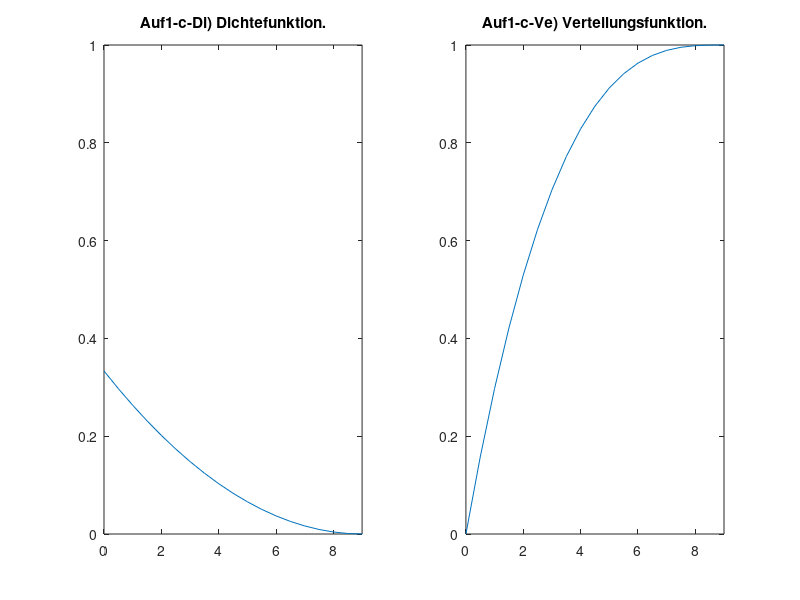

This chart was generated by the following MATLAB code:
function Aufgabe10_01
aufgabe01();
endfunction

function erg = f(x)
  erg = (9 - x).^2;
endfunction

function aufgabe01
	disp("Aufgabe 1");
	x = [0:0.5:9];
  
% die Wahrscheinlichkeit, dass eine stetige Zufallsvariable X
% einen bestimmten Wert x annimmt, ist stets Null
% Grund dafür ist, dass die Fläche über einem Punkt x gleich Null ist
  
	% a)
	disp("a)");
	q = quad (@f, 0, 9) % Integral von 0 bis 9
	c = 1/q % weil Flächeninhalt unter der Dichtefunktionj (x) genau den Wert Eins besitzt (c*integral=1), 
	disp("")
	
	% b)	
  disp("b)");
  % (9-x)^2 ---> binomische Formel (81-18x+x^2)----integriert---> 81x - 9x^2 + 1/3X^3
  G = c * (81 * x -9 * x.^2 + 1 / 3 * x.^3); % verteilungsfunktion, Kubische Parabel.

	% c) zeige Plot
  
  % Ableitung von G (verteilungsfunktion) ist g (dichteF)
	disp("c)");
  disp("siehe Plot");
	subplot(1,2,2), plot(x, G), title('Auf1-c-Ve) Verteilungsfunktion.'), axis([0 9 0 1])
	disp("");
  % das Integral der Dichtefunktion ist die Verteilungsfunktion.(Die erste Ableitung der Verteilungsfunktion ist DF)
  % Verteilungsfunktionen der Zufallsvariable x werden F(x) gekennzeichnet. Sie geben an, wie groß ist die Wahrscheinlichkeit , 
  % dass die Zufallsvariable einen Wert gleich oder kleiner als x annimmt. Verteilungsfunktionen müssen Werte zwischen 0 und 1 annehmen
  
  g = c*(9 - x).^2;
	subplot(1,2,1), plot(x, g), title('Auf1-c-Di) Dichtefunktion.'), axis([0 9 0 1])% lower und upper axis 
  % Wahrscheinlichkeit entspricht der Fläche unter der Dichtefunktion

	% d)
	disp("d)");
  % Erwartungswert (Papula3 S. 341 unten)
	erw_wert = quad(@(x) x*c*(9-x)^2,0,9)
  
  % Standardabweichung (Papula3 S. 344f)
  % die Varianz beschreibt die erwartete quadratische Abweichung der Zufallsvariablen von ihrem Erwartungswert
  % da Quadrat Stunden keine vergleichbare Einheit ist, wird die Standardabweichung heran gezogen
  % Maß dafür, wie stark im Mittel die Zufallsgröße von ihrem Erwartungswert streut
	varianz = quad(@(x) (x-erw_wert)^2*c*(9-x)^2,0,9)
	standabweichung = sqrt(varianz)
	disp("");

	% e)
	disp("e)");
	Erwartungswert_Rechnung = 30 + (erw_wert * 80)
	Standardabweichung_Rechnung = 80 * standabweichung
	disp("");
	disp("");
  endfunction